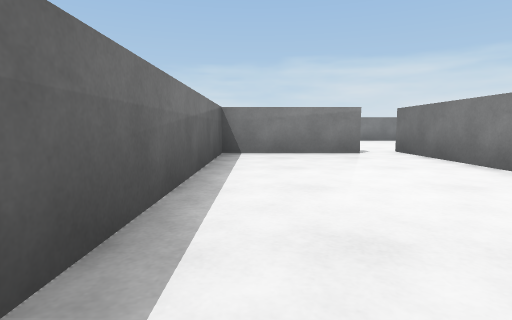
view 1 (above)

21 first-person views from a walk through a scene from a Unity 3-D project. The camera is 0.55 m above the floor, tilts 6° down and sees 80° across. The floor is counted in squares, 1 m on a side. Each view is taken from the middle of a square. On the plan, view 1 faces up. The plan holds only what a view shows up to about 9 squares ahead; the rest is blank. The player character is not drawn.

view 2
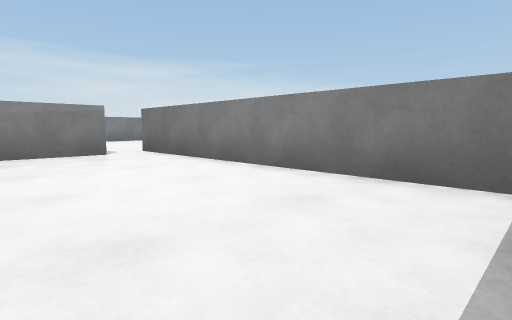

view 3
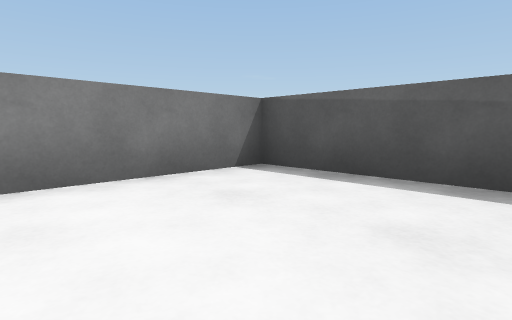

view 4
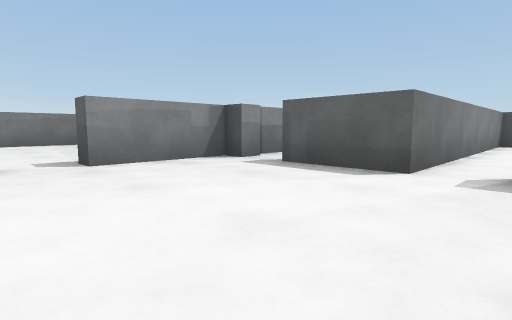

view 5
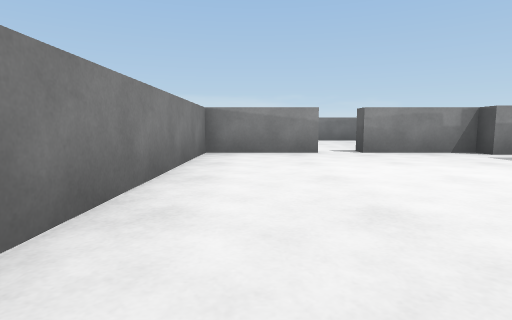

view 6
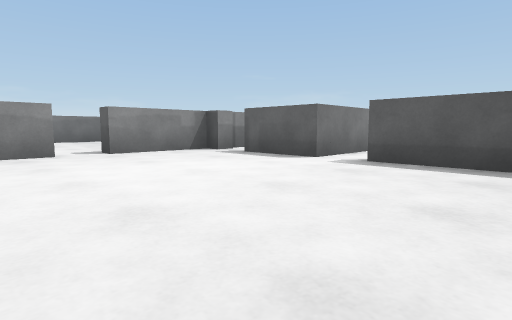

view 7
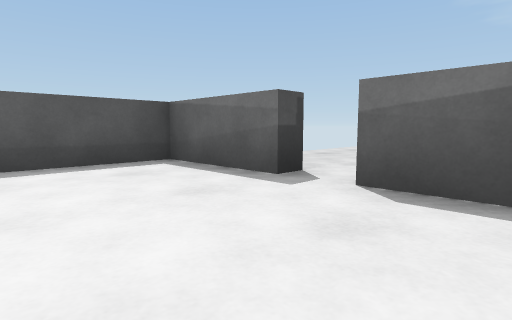

view 8
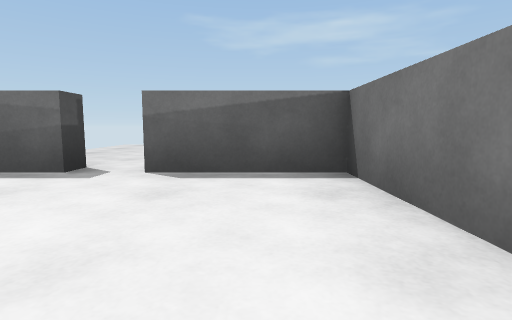

view 9
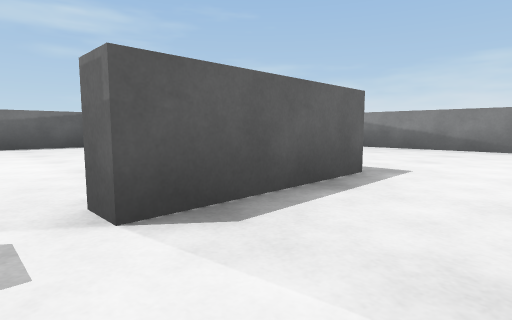

view 10
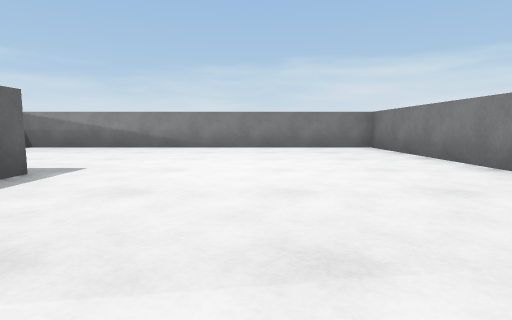

view 11
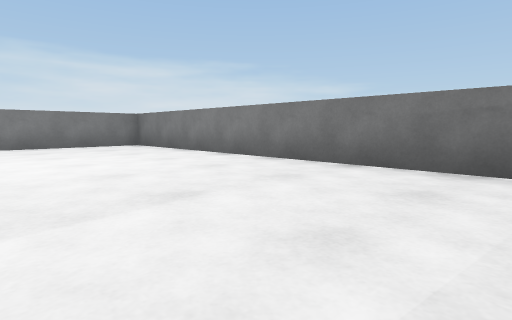

view 12
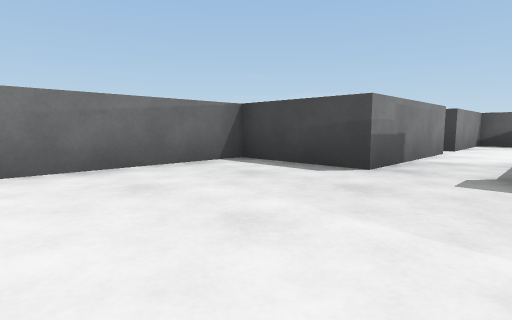

view 13
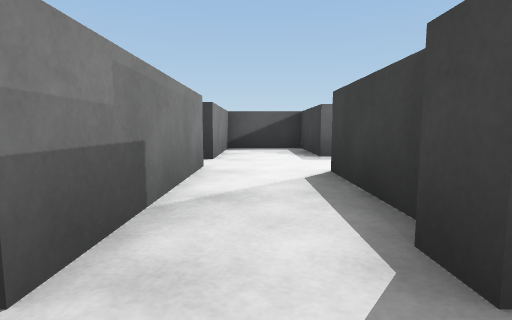

view 14
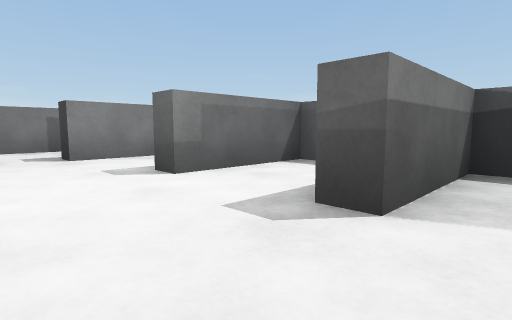

view 15
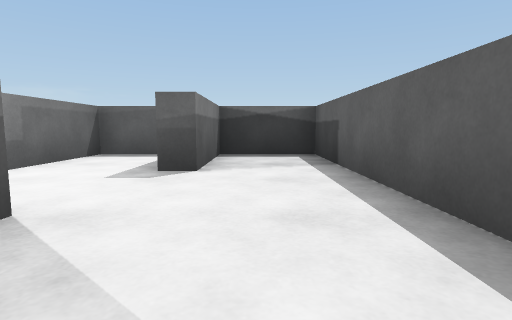

view 16
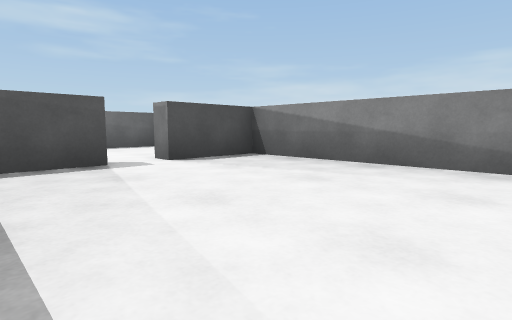

view 17
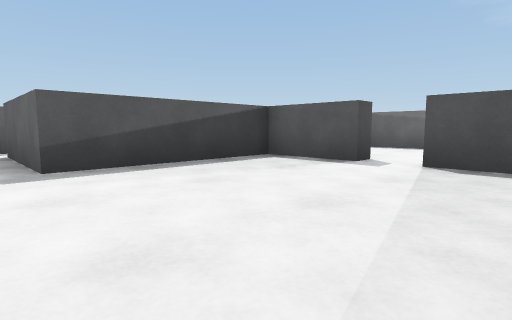

view 18
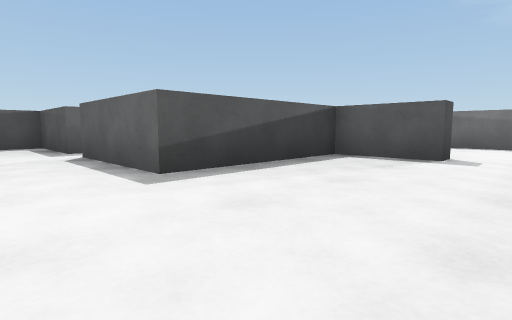

view 19
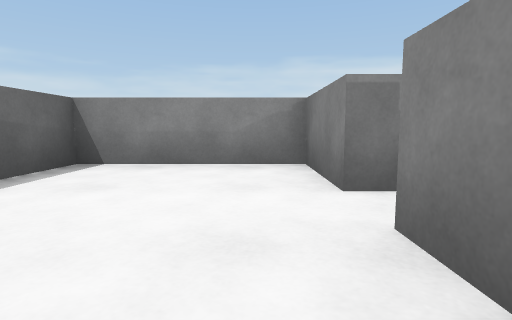

view 20
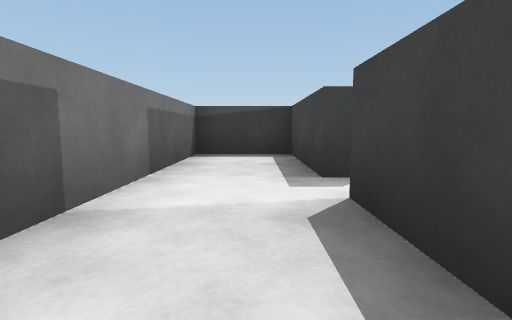

view 21
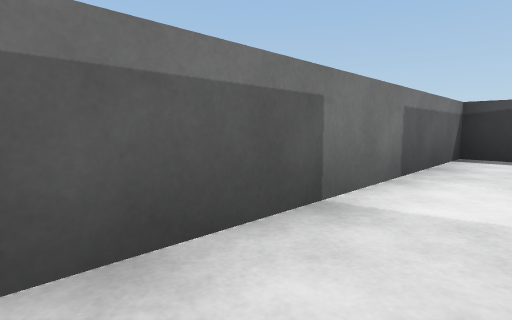

### Floor plan
Ten units are one square. View 1 is at (0, 0); x grows to the right and y downward. Boxes are objects, and circles mark ways between rooms. Rooms are numbered by the first view taken in them; rooms with no view inside come last. Other rooms are left out.
<svg viewBox="-17 -191 155 200">
<path fill="none" stroke="#000" d="M3 4 33 4 33 -71M24 -66 -7 -66 -7 -8M33 -71 53 -71M68 -106 68 -131 -7 -131 -7 -106M-12 -96 -7 -96 -7 -71 24 -71M63 -65 63 -71 68 -71 68 -96M68 -96 73 -96 73 -71 93 -71 93 -65M28 -156 33 -156 33 -136 73 -136 73 -106 68 -106M90 -62 90 -41M108 -35 108 -71 133 -71 133 -186 33 -186 33 -166 28 -166M83 -21 88 -21 88 4 108 4 108 -26M65 -40 65 -64M70 4 83 4 83 -21M38 -46 38 4 58 4 58 -21 64 -21M28 -166 28 -186 -7 -186 -7 -140M28 -148 28 -156M108 -26 113 -26 113 4 133 4 133 -60M113 -52 113 -35"/>
<circle cx="30" cy="-70" r="3" fill="#2a7"/>
<circle cx="70" cy="-100" r="3" fill="#2a7"/>
<circle cx="60" cy="-60" r="3" fill="#2a7"/>
<circle cx="90" cy="-35" r="3" fill="#2a7"/>
<circle cx="30" cy="-160" r="3" fill="#2a7"/>
<circle cx="110" cy="-30" r="3" fill="#2a7"/>
<text x="10" y="-30">1</text>
<text x="30" y="-100">2</text>
<text x="90" y="-130">3</text>
<text x="70" y="-30">4</text>
<text x="10" y="-160">5</text>
<text x="120" y="-30">6</text>
</svg>
Room 1 opens to room 2. Room 2 opens to room 3. Room 2 opens to room 4. Room 3 opens to room 4. Room 3 opens to room 5. Room 3 opens to room 6.

Where each view was taken, in squares from view 1:
view 1: 0 up, 0 right, facing up
view 2: 0 up, 0 right, facing up-right
view 3: 3 up, 0 right, facing down-right
view 4: 11 up, 2 right, facing down-right
view 5: 12 up, 0 right, facing right
view 6: 12 up, 0 right, facing down-right
view 7: 12 up, 2 right, facing down-left
view 8: 12 up, 3 right, facing left
view 9: 10 up, 9 right, facing up-left
view 10: 10 up, 10 right, facing up
view 11: 9 up, 9 right, facing up-right
view 12: 11 up, 9 right, facing down-right
view 13: 8 up, 10 right, facing down
view 14: 4 up, 5 right, facing down-right
view 15: 6 up, 5 right, facing down
view 16: 14 up, 8 right, facing up-left
view 17: 18 up, 8 right, facing down-left
view 18: 17 up, 9 right, facing down-left
view 19: 14 up, 2 right, facing up
view 20: 6 up, 12 right, facing down
view 21: 6 up, 12 right, facing down-right
